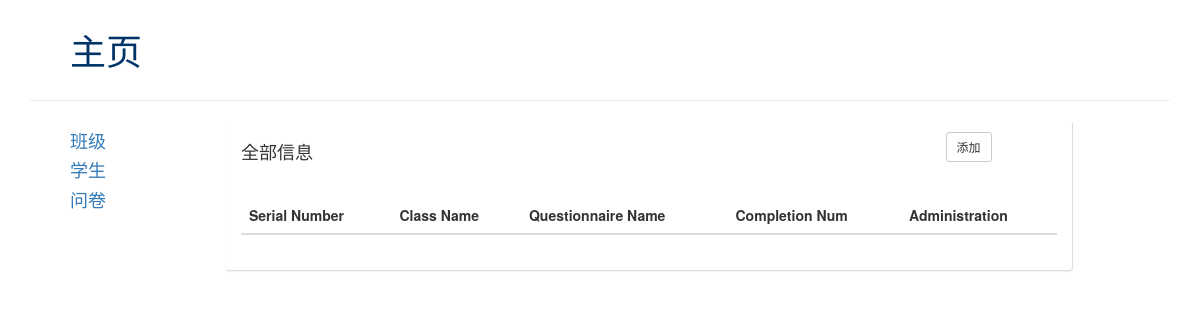
Page /home/ on the earlier database version.
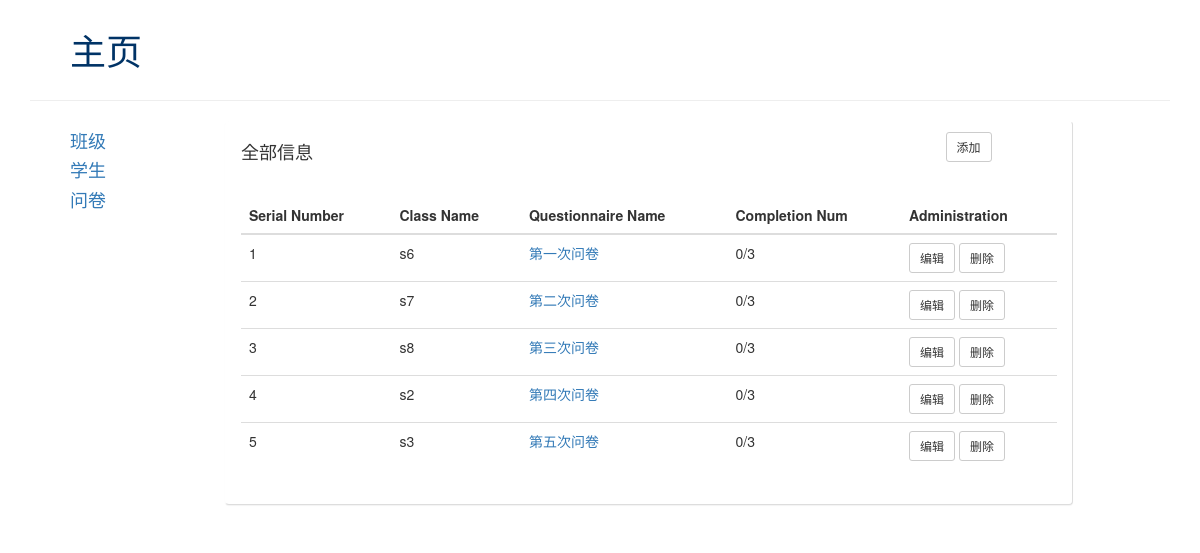
Same page on the later database version.
### app01/models.py (models this page shows)
class Questionnaire(models.Model):
    title = models.CharField(max_length=16)#问卷名
    questionnaire_lesson = models.ForeignKey(to=Lesson,related_name="questionnaire_lesson")#与班级的关系为多对一的关系

class Lesson(models.Model):
    title = models.CharField(max_length=16)#班级名称

class Student(models.Model):
    name = models.CharField(max_length=16)#学生姓名
    student_lesson = models.ForeignKey(to=Lesson,related_name="student_lesson")#与班级为多对一的关系

### app01/views.py (the view)
# urls.py: url(r'^home/', views.home),
def home(request):
    username = request.session.get("username")
    questionnaire_list = models.Questionnaire.objects.all()
    return render(request,"home.html",{"questionnaire_list":questionnaire_list})

### templates/home.html (shortened to what this page needs)
<!DOCTYPE html>
<html lang="en">
<head>
    <link rel="stylesheet" href="/static/bootstrap/css/bootstrap.min.css">
    <link rel="stylesheet" href="/static/font-awesome-4.7.0/css/font-awesome.css">
    <link rel="stylesheet" href="/static/css/home.css">
    <link rel="stylesheet" href="/static/css/trouble.css">
</head>
<body>
<a id="first" href="/home/"><h1>主页</h1></a>
<div class="container">
    <hr>
</div>
<div class="container">
    <div class="row">
        <div class="col-md-2 menu_list">
            <ul>
                <li><h4><a href="/lesson/">班级</a></h4></li>
                <li><h4><a href="/student/">学生</a></h4></li>
                <li><h4><a href="/questionnaire/">问卷</a></h4></li>
            </ul>
        </div>
        <div class="col-md-9">
            <div class="panel info">
                <div class="panel-heading">
                    <div class="row">
                        <div class="col-md-2"><h4>{% block title %}
                         全部信息
                        {% endblock %}
                        </h4></div>
                        <div class="col-md-2 col-md-offset-8"><span><button class="btn-default btn btn-sm">添加</button></span></div>
                    </div>
                </div>
                <div class="panel-body">
                {% block table_info %}
                                    <table class="table table-hover">
                        <thead>
                        <tr>
                            <th>Serial Number</th>
                            <th>Class Name</th>
                            <th>Questionnaire Name</th>
                            <th>Completion Num</th>
                            <th>Administration</th>
                        </tr>
                        </thead>
                        <tbody>
                        {% for questionnaire in questionnaire_list %}
                        <tr>
                        <td>{{ forloop.counter }}</td>
                        <td>{{ questionnaire.questionnaire_lesson.title }}</td>
                        <td class="a_style"><a href="/trouble/{{ questionnaire.id }}">{{ questionnaire.title }}</a></td>
                        <td>0/{{ questionnaire.questionnaire_lesson.student_lesson.all|length }}</td>
                        <td><a href="">
                            <button class="btn-default btn btn-sm">编辑</button>
                        </a><a href="">
                            <button class="btn-default btn btn-sm">删除</button>
                        </a></td>
                        </tr>
                        {% endfor %}
                        </tbody>
                    </table>
                {% endblock %}
                </div>
            </div>
        </div>
    </div>
</div>
</body>
</html>

### static/css/home.css (style rules this page uses)
h1 { margin-left: 70px; margin-top: 30px; }
#first { text-decoration:none; color: #003366; }
.info { border-bottom-color:#ddd; border-right-color:#ddd; }
li { list-style:none; }
.menu_list a { text-decoration:none; }
table .a_style a { text-decoration:none; }

Differences in the rows shown:
added Questionnaire: questionnaire_lesson "s6", title "第一次问卷", questionnaire_lesson.student_lesson.all|length "3"
added Questionnaire: questionnaire_lesson "s7", title "第二次问卷", questionnaire_lesson.student_lesson.all|length "3"
added Questionnaire: questionnaire_lesson "s8", title "第三次问卷", questionnaire_lesson.student_lesson.all|length "3"
added Questionnaire: questionnaire_lesson "s2", title "第四次问卷", questionnaire_lesson.student_lesson.all|length "3"
added Questionnaire: questionnaire_lesson "s3", title "第五次问卷", questionnaire_lesson.student_lesson.all|length "3"
